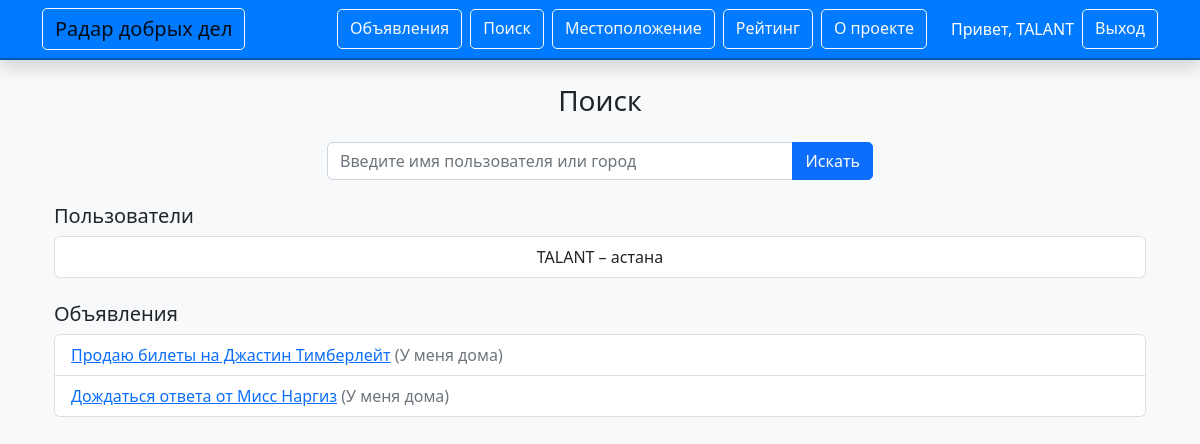
/search (signed in), run on an earlier commit of the app's database.
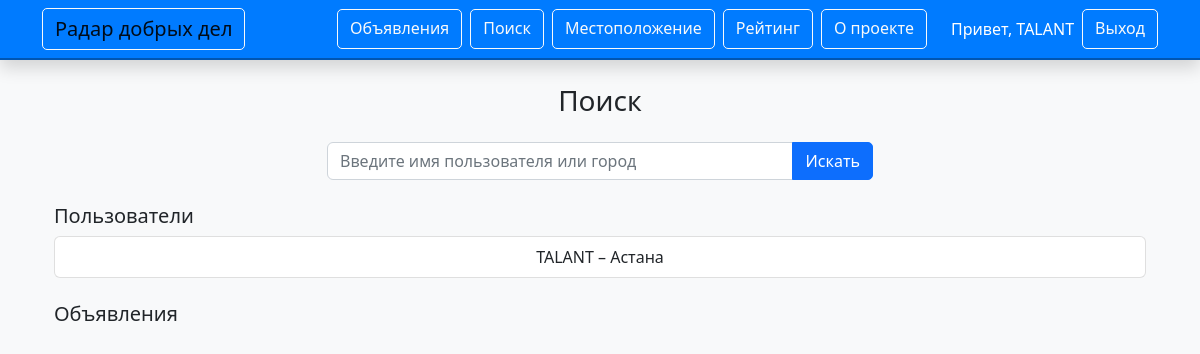
And on a later commit of the database.
### app.py (models this page shows, shortened)
class User(UserMixin, db.Model):
    id = db.Column(db.Integer, primary_key=True)
    username = db.Column(db.String(50), unique=True, nullable=False)
    password_hash = db.Column(db.String(256), nullable=False)
    city = db.Column(db.String(100))  # теперь только город
    lat = db.Column(db.Float)
    lng = db.Column(db.Float)
    markers = db.relationship('Marker', backref='user', lazy=True)
    comments = db.relationship('Comment', backref='user', lazy=True)

class Marker(db.Model):
    id = db.Column(db.Integer, primary_key=True)
    user_id = db.Column(db.Integer, db.ForeignKey('user.id'), nullable=False)
    help_needed = db.Column(db.String(200), nullable=False)
    offer = db.Column(db.String(200))
    location_text = db.Column(db.String(200), nullable=False)
    deadline = db.Column(db.Date, nullable=False)
    contact = db.Column(db.String(100), nullable=False)
    latitude = db.Column(db.Float, nullable=False)
    longitude = db.Column(db.Float, nullable=False)
    created_at = db.Column(db.DateTime, server_default=db.func.now())
    comments = db.relationship('Comment', backref='marker', lazy=True)

### app.py (the view)
@app.route('/search')
@login_required
def search():
    q = request.args.get('q', '')
    users_found = User.query.filter(User.username.contains(q)).all()
    markers_found = Marker.query.filter(Marker.location_text.contains(q)).all()
    return render_template('search.html', q=q, users_found=users_found, markers_found=markers_found, user=current_user)

### app.py (called while the page is built)
@login_manager.user_loader
def load_user(user_id):
    return User.query.get(int(user_id))

@app.teardown_appcontext
def teardown_db(exception=None):
    db = g.pop('db', None)
    if db is not None:
        db.close()

### templates/search.html (shortened to what this page needs)
{% extends "base.html" %}
{% block content %}
<div class="container">
  <h3 class="text-center mb-4">Поиск</h3>
  <form method="GET" action="{{ url_for('search') }}" class="mb-4 w-50 mx-auto">
    <div class="input-group">
      <input type="text" name="q" class="form-control" placeholder="Введите имя пользователя или город" value="{{ q }}">
      <button type="submit" class="btn btn-primary custom-btn">Искать</button>
    </div>
  </form>
  <h5>Пользователи</h5>
  <ul class="list-group mb-4">
    {% for u in users_found %}
    <li class="list-group-item text-center">{{ u.username }} – {{ u.city }}</li>
    {% endfor %}
  </ul>
  <h5>Объявления</h5>
  <ul class="list-group">
    {% for marker in markers_found %}
    <li class="list-group-item">
      <a href="{{ url_for('announcement', marker_id=marker.id) }}">{{ marker.help_needed }}</a>
      <span class="text-muted">({{ marker.location_text }})</span>
    </li>
    {% endfor %}
  </ul>
</div>
{% endblock %}

### templates/base.html (shortened to what this page needs)
<!DOCTYPE html>
<html lang="ru">
<head>
  <link rel="stylesheet" href="https://cdn.jsdelivr.net/npm/bootstrap@5.2.3/dist/css/bootstrap.min.css">
  <link rel="stylesheet" href="https://unpkg.com/leaflet/dist/leaflet.css">
  <link rel="stylesheet" href="{{ url_for('static', filename='css/custom.css') }}">
</head>
<body>
  <nav class="navbar navbar-expand-lg navbar-custom shadow">
    <div class="container">
      <a class="navbar-brand btn btn-outline-light custom-btn" href="{{ url_for('map_view') }}">Радар добрых дел</a>
      <div class="d-flex">
        <a class="btn btn-outline-light custom-btn me-2" href="{{ url_for('announcements') }}">Объявления</a>
        <a class="btn btn-outline-light custom-btn me-2" href="{{ url_for('search') }}">Поиск</a>
        <a class="btn btn-outline-light custom-btn me-2" href="{{ url_for('location') }}">Местоположение</a>
        <a class="btn btn-outline-light custom-btn me-2" href="{{ url_for('rating') }}">Рейтинг</a>
        <a class="btn btn-outline-light custom-btn me-2" href="{{ url_for('about') }}">О проекте</a>
        {% if current_user.is_authenticated %}
          <span class="navbar-text text-white ms-3">Привет, {{ current_user.username }}</span>
          <a class="btn btn-outline-light custom-btn ms-2" href="{{ url_for('logout') }}">Выход</a>
        {% else %}
          <a class="btn btn-outline-light custom-btn me-2" href="{{ url_for('login') }}">Войти</a>
          <a class="btn btn-outline-light custom-btn" href="{{ url_for('register') }}">Регистрация</a>
        {% endif %}
      </div>
    </div>
  </nav>
  <div class="container mt-4">
    {% block content %}{% endblock %}
  </div>
</body>
</html>

What changed in the data, as far as the page shows it:
removed Marker: help_needed "Продаю билеты на Джастин Тимберлейт", location_text "У меня дома"
removed Marker: help_needed "Дождаться ответа от Мисс Наргиз", location_text "У меня дома"
changed User "TALANT": city "астана" → "Астана"
